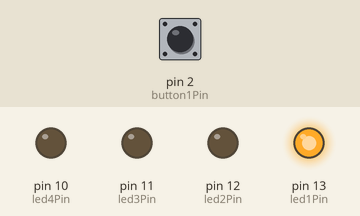
Bench run of a sketch on a simulated Arduino Uno, built with avr-gcc and run on an emulated ATmega328P. Shown: output pins drawn as LEDs (lit = HIGH). The test bench sets the inputs (shaded band); at power-on: pin 2 (button1Pin) HIGH. What the sketch prints to the serial monitor is not drawn.

Above: at 0.1 s.
At 1.2 s:
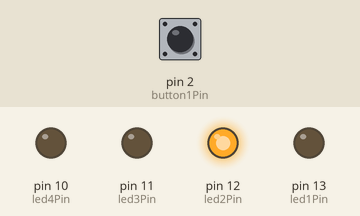
1.3 s: pin 2 (button1Pin) pulled LOW for 3.2 s
At 3.0 s:
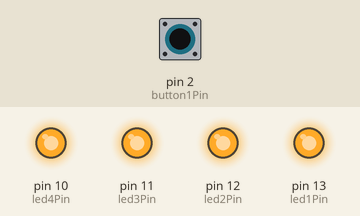
Timing chart, 0 to 16.5 s (numbered marks = the images above; inputs shaded):
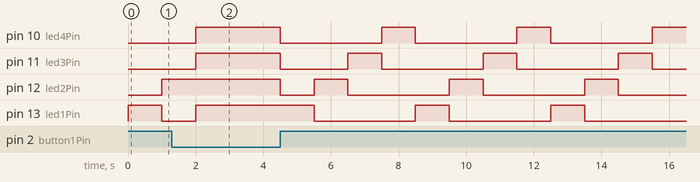

The sketch:

ButtonInterrupt.ino
```cpp
/*
 * Created: April 2016
 * By: Ab Kurk
 * Version:1
 * Description:
 * File Name:Interrupt_demo2.ino
 * This is part of a tutoral to show the difference between attaching an interrupt to a pin v.s. digitalRead(button1Pin).
 * Attaching an interrupt to a hardware pin gives you the ability to handle inputs as they happen. This demo file has an interrupt
 * attacht to a hardware pin 2 instead of using the traditional digitalRead(button1Pin).
 * Link To Tutorial Page:http://www.thearduinomakerman.info/blog/2016/4/25/using-interrupts
 *
 */


//Delcaring the button and LED Pins
#define button1Pin 2
#define led1Pin 13
#define led2Pin 12
#define led3Pin 11
#define led4Pin 10
int onoff=0;//0 lights are off 1 light are on
volatile byte state = HIGH;

// the setup function runs once when you press reset or power the board
void setup() {
  pinMode(led1Pin, OUTPUT);
  pinMode(led2Pin, OUTPUT);
  pinMode(led3Pin, OUTPUT);
  pinMode(led4Pin, OUTPUT);
  pinMode(button1Pin, INPUT_PULLUP);
  Serial.begin(115200);
  attachInterrupt(digitalPinToInterrupt(button1Pin), blink1, CHANGE);

}
void blink1() {
  state = !state;

}

// the loop function runs over and over again forever
void loop() {

  if (state == LOW) {//using the state variable that gets changed in the interrupt function instead of a digitalRead()
    // turn LEDS on:
    Serial.println("on");
    digitalWrite(led1Pin, HIGH);
    digitalWrite(led2Pin, HIGH);
    digitalWrite(led3Pin, HIGH);
    digitalWrite(led4Pin, HIGH);
    onoff=1;
  } else if(state == HIGH) {//using the state variable that gets changed in the interrupt function instead of a digitalRead()
    // turn LEDs off:
    if(onoff==1){
      digitalWrite(led1Pin, LOW);
      digitalWrite(led2Pin, LOW);
      digitalWrite(led3Pin, LOW);
      digitalWrite(led4Pin, LOW);
      onoff=0;

    }

    //walkning LED
     digitalWrite(led1Pin, HIGH);   // turn the LED on (HIGH is the voltage level)
      delay(1000);  // wait for a second
      if(state==LOW)return; //returns back to the top of the main loop
        digitalWrite(led1Pin, LOW);    // turn the LED off by making the voltage LOW
        digitalWrite(led2Pin, HIGH);   // turn the LED on (HIGH is the voltage level)
      delay(1000);       // wait for a second
         if(state==LOW)return; //returns back to the top of the main loop
        digitalWrite(led2Pin, LOW);    // turn the LED off by making the voltage LOW
        digitalWrite(led3Pin, HIGH);   // turn the LED on (HIGH is the voltage level)
     delay(1000);         // wait for a second
        if(state==LOW)return;
        digitalWrite(led3Pin, LOW);    // turn the LED off by making the voltage LOW
        digitalWrite(led4Pin, HIGH);   // turn the LED on (HIGH is the voltage level)
     delay(1000);         // wait for a second
         if(state==LOW)return; //returns back to the top of the main loop
        digitalWrite(led4Pin, LOW);    // turn the LED off by making the voltage LOW


     }
}
```

Measured:
- by itself, pin 10 (led4Pin), pin 13 (led1Pin): repeats every 4.0 s: LOW 3.0 s, HIGH 1.0 s
- by itself, pin 12 (led2Pin): repeats every 4.0 s: HIGH 1.0 s, LOW 3.0 s
